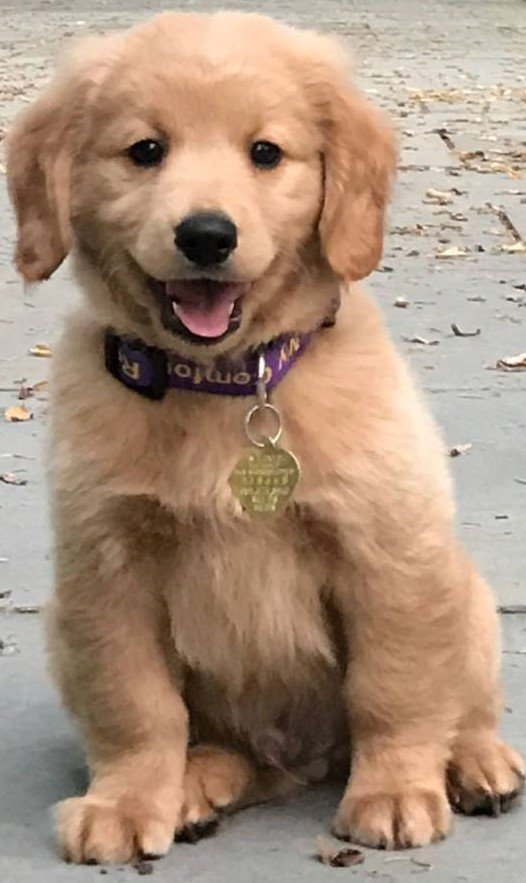
#> input picture IBM/3_Introduction_to_Computer_Vision_and_Image_Processing/W3/Image_Classifier/Dog1_1.jpg, 526 x 883 px
$ jupyter execute --allow-errors use-classification-svm-hog.ipynb
#> lines starting #> are read from the running program, lines starting #| are printed output that depends on the picture
#> further down, my_image is the input picture: shape (883, 526, 3); mean B, G, R 122.8, 143.1, 168.2
Estimated time needed: **30** minutes

<h2>Image Classification with HOG and SVM</h2>
<h3>Project: Training_an_image_classifier_with_SVM</h3>
<h3>Training Run: Use SVM image classifier</h3>

Now that training is done, you can use your model for predictions. As your recall Support  Vector Machines (SVM) are supervised learning models used for classification. We will be using SVM to classify images.

You will upload your own image and classify using the model from the previous section.

## Objectives

<ul>
    <li>This tool contains the following sections:
        <ul>
            <li>Import Libraries </li>
            <li>Load saved SVM model </li>
            <li>Use the best parameters of <code>C, gamma and the Kernel</code></li>
            <li>Upload your own image and test the model </li>
        </ul>
    </li>
</ul>

***

## Import Important Libraries and Define Auxilary Functions

Libraries for data processing and visualization:

[cell 1]
import numpy as np
import matplotlib.pyplot as plt

Libraries for image pre-processing and classification:

[cell 2]
import cv2
from sklearn.externals import joblib
from skimage.feature import hog

Libraries for OS and Cloud:

[cell 3]
import os
from skillsnetwork import cvstudio

## Set Up CV Studio Client, Get the Model and Annotations

We will load the model from the training run.

#> (a cell that did not finish here is left out)

Get the annotations from CV Studio:

#> (a cell that did not finish here is left out)

Download and load the saved model:

#> (a cell that did not finish here is left out)

#> (a cell that did not finish here is left out)

#> (a cell that did not finish here is left out)

## Practice Exercise - Upload Your Image

Upload your image, and see if your image will be correctly classified.

<p><b>Instructions on How to Upload an Image:</b></p>
Use the upload button and upload an image from your local machine:
<center>

</center>

The image will now be in the directory in which you are working in, to read the image, in a new cell, use the <code>cv2.imread</code> and read its name, for example, I uploaded <code>anothercar.jpg</code> into my current working directory - <code>cv2.imread("anothercar.jpg")</code>.

<center>

</center>

I have created a function to do it all for you. After importing your image, use the function <code>run_svm</code> to classify the object in your image.

[cell 9]
def run_svm(image):
    ## show the original image
    orig_image = cv2.cvtColor(image, cv2.COLOR_BGR2RGB)
    plt.imshow(orig_image)
    plt.show()
    print('\n')
    ## convert the image into a numpy array
    image = np.array(image).astype('uint8')
    ## resize the image to a size of choice
    image = cv2.resize(image, (64, 64))
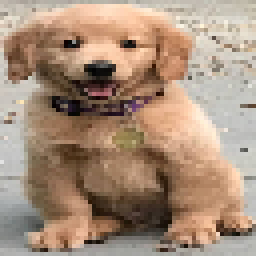
#> image: shape (64, 64, 3) (shown 4 times larger); mean B, G, R 122.6, 142.8, 167.9
    ## convert to grayscale to reduce the information in the picture
    grey_image = cv2.cvtColor(image, cv2.COLOR_BGR2GRAY)
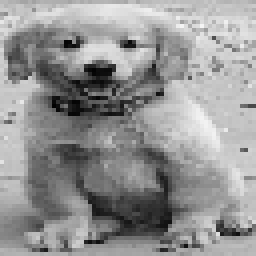
#> grey_image: shape (64, 64) (shown 4 times larger); min 2, max 245, mean 148
    ## extract H.O.G features
    hog_features, hog_image = hog(grey_image,
                          visualize=True,
                          block_norm='L2-Hys',
                          pixels_per_cell=(16, 16))
#> hog_features = 324 values, max 0.207 at index 247, min 0.0186 at index 56, mean 0.1
    ## convert the H.O.G features into a numpy array
    image_array = np.array(hog_features)
#> image_array has the same summary as hog_features
    ## reshape the array
    image_array = image_array.reshape(1, -1)
    ## make a prediction
    svm_pred = svm.predict(image_array)
    ## print the classifier
    print('Your image was classified as a ' + str(annotations['labels'][int(svm_pred[0])]))

Now read and classify your image. Replace <code>your_uploaded_file</code> below with the name of your image as seen in your directory.

[cell 10]
## replace "your_uploaded_file" with your file name
my_image = cv2.imread("Dog1_1.jpg")
## run the above function on the image to get a classification
#> (the rest of this cell did not finish here and is left out)

$ run again, with IBM/3_Introduction_to_Computer_Vision_and_Image_Processing/W3/Image_Classifier/Dog1.jpg copied over IBM/3_Introduction_to_Computer_Vision_and_Image_Processing/W3/Image_Classifier/Dog1_1.jpg
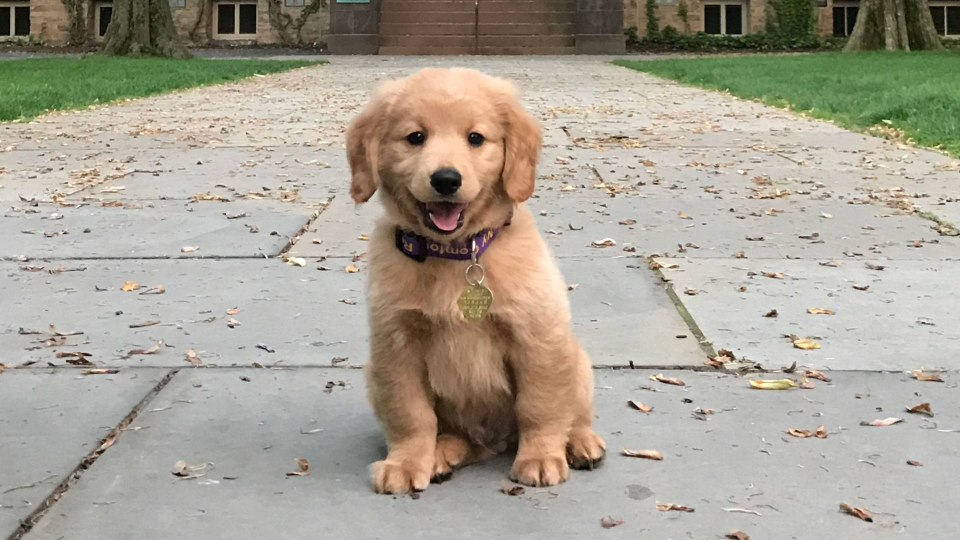
#> input picture IBM/3_Introduction_to_Computer_Vision_and_Image_Processing/W3/Image_Classifier/Dog1.jpg, 1920 x 1080 px (shown at 1/2 size)
#> my_image is the input picture: shape (1080, 1920, 3); mean B, G, R 148.9, 162.3, 168.1
#> in run_svm, `image = cv2.resize(image, (64, 64))`:
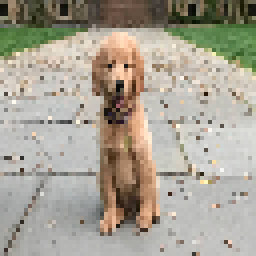
#> image: shape (64, 64, 3) (shown 4 times larger); mean B, G, R 148.4, 161.9, 167.7
#> in run_svm, `grey_image = cv2.cvtColor(image, cv2.COLOR_BGR2GRAY)`:
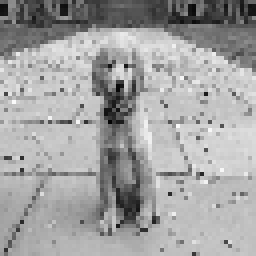
#> grey_image: shape (64, 64) (shown 4 times larger); min 4, max 250, mean 162.1
#> hog_features = 324 values, max 0.214 at index 166, min 0.0103 at index 223, mean 0.0964
#> image_array has the same summary as hog_features
